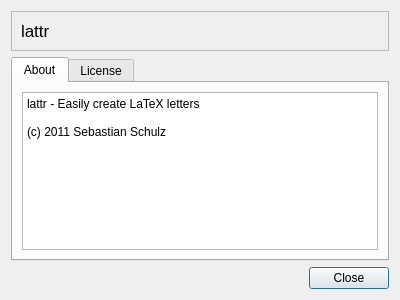
<?xml version="1.0" encoding="UTF-8"?>
<ui version="4.0">
 <class>Dialog</class>
 <widget class="QDialog" name="Dialog">
  <property name="geometry">
   <rect>
    <x>0</x>
    <y>0</y>
    <width>400</width>
    <height>300</height>
   </rect>
  </property>
  <property name="windowTitle">
   <string>Dialog</string>
  </property>
  <layout class="QVBoxLayout" name="verticalLayout">
   <item>
    <widget class="QFrame" name="frame">
     <property name="frameShape">
      <enum>QFrame::StyledPanel</enum>
     </property>
     <property name="frameShadow">
      <enum>QFrame::Plain</enum>
     </property>
     <layout class="QGridLayout" name="gridLayout">
      <item row="0" column="0">
       <widget class="QLabel" name="label">
        <property name="font">
         <font>
          <pointsize>13</pointsize>
         </font>
        </property>
        <property name="text">
         <string>lattr</string>
        </property>
       </widget>
      </item>
     </layout>
    </widget>
   </item>
   <item>
    <widget class="QTabWidget" name="tabWidget">
     <property name="currentIndex">
      <number>0</number>
     </property>
     <widget class="QWidget" name="tab">
      <attribute name="title">
       <string>About</string>
      </attribute>
      <layout class="QGridLayout" name="gridLayout_2">
       <item row="0" column="0">
        <widget class="QPlainTextEdit" name="plainTextEdit">
         <property name="readOnly">
          <bool>true</bool>
         </property>
         <property name="plainText">
          <string>lattr - Easily create LaTeX letters

(c) 2011 Sebastian Schulz</string>
         </property>
         <property name="backgroundVisible">
          <bool>false</bool>
         </property>
        </widget>
       </item>
      </layout>
     </widget>
     <widget class="QWidget" name="tab_2">
      <attribute name="title">
       <string>License</string>
      </attribute>
      <layout class="QGridLayout" name="gridLayout_3">
       <item row="0" column="0">
        <widget class="QPlainTextEdit" name="plainTextEdit_2">
         <property name="readOnly">
          <bool>true</bool>
         </property>
         <property name="plainText">
          <string>Copyright (C) 2011  Sebastian Schulz

This program is free software: you can redistribute it and/or modify it under the terms of the GNU General Public License as published by the Free Software Foundation, either version 3 of the License, or
(at your option) any later version.

This program is distributed in the hope that it will be useful, but WITHOUT ANY WARRANTY; without even the implied warranty of MERCHANTABILITY or FITNESS FOR A PARTICULAR PURPOSE.  See the GNU General Public License for more details.

You should have received a copy of the GNU General Public License along with this program.  If not, see &lt;http://www.gnu.org/licenses/&gt;.</string>
         </property>
        </widget>
       </item>
      </layout>
     </widget>
    </widget>
   </item>
   <item>
    <widget class="QDialogButtonBox" name="buttonBox">
     <property name="orientation">
      <enum>Qt::Horizontal</enum>
     </property>
     <property name="standardButtons">
      <set>QDialogButtonBox::Close</set>
     </property>
    </widget>
   </item>
  </layout>
 </widget>
 <resources/>
 <connections>
  <connection>
   <sender>buttonBox</sender>
   <signal>accepted()</signal>
   <receiver>Dialog</receiver>
   <slot>accept()</slot>
   <hints>
    <hint type="sourcelabel">
     <x>248</x>
     <y>254</y>
    </hint>
    <hint type="destinationlabel">
     <x>157</x>
     <y>274</y>
    </hint>
   </hints>
  </connection>
  <connection>
   <sender>buttonBox</sender>
   <signal>rejected()</signal>
   <receiver>Dialog</receiver>
   <slot>reject()</slot>
   <hints>
    <hint type="sourcelabel">
     <x>316</x>
     <y>260</y>
    </hint>
    <hint type="destinationlabel">
     <x>286</x>
     <y>274</y>
    </hint>
   </hints>
  </connection>
 </connections>
</ui>
